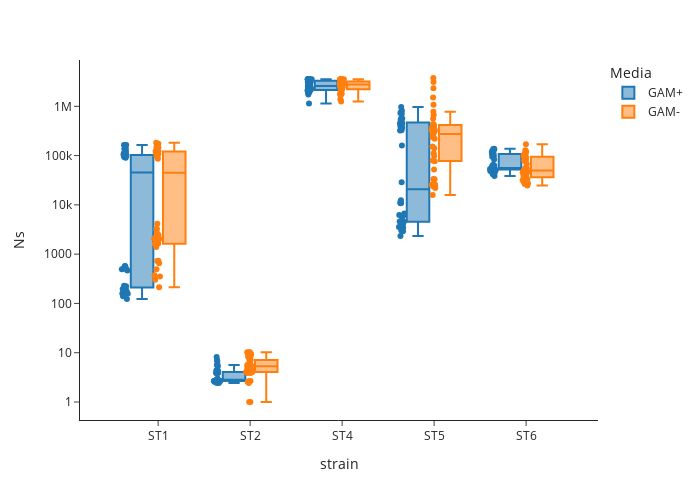

Notebook source saved alongside this figure:
### Markdown cell above
## GAM media

### Code cell
df_merge = df_merge.sort_values(['strain', 'CmR'],ascending=True)
df_plot = df_merge.loc[(df_merge['Inoculation']=='barcodes')|(df_merge['Inoculation_2']=='barcodes')]
fig = px.box(df_plot,
                x = 'strain', 
                y = 'Ns',
                color = 'Media',
                points = 'all',
                log_y=True,
                template = 'simple_white',
                hover_data=['sample_id'],width = 700,
                height = 500,
                )
fig.show()

def compare_groups_ttest(df, grouping_col, response_col):
    """
    Two-sample t-test for comparing two groups
    """
    groups = df[grouping_col].unique()
    
    if len(groups) == 2:
        group1 = df[df[grouping_col] == groups[0]][response_col].dropna()
        group2 = df[df[grouping_col] == groups[1]][response_col].dropna()
        
        # Perform t-test
        statistic, p_value = stats.ttest_ind(group1, group2)
        
        return {
            'comparison': f'{groups[0]} vs {groups[1]}',
            'statistic': statistic,
            'p_value': p_value,
            'significant': p_value < 0.05
        }
    elif len(groups) > 2:
        # Use ANOVA for >2 groups
        group_data = [df[df[grouping_col] == g][response_col].dropna() for g in groups]
        statistic, p_value = stats.f_oneway(*group_data)
        
        return {
            'comparison': f'{grouping_col} (ANOVA)',
            'statistic': statistic,
            'p_value': p_value,
            'significant': p_value < 0.05
        }

# Example usage:
for strain in df_plot['strain'].unique():
    df_plot = df_plot.sort_values(['CmR'])
    print(strain)
    result = compare_groups_ttest(df_plot[df_plot['strain']==strain], 'Media', 'Ns')
    
    for  entry in result.keys():
        print(entry + ": " + str(result[entry]))

### Figure 1 — Plotly figure (JSON) as saved in the notebook; plotly's stock layout.template omitted (floating-point values rounded to 4 significant figures; data arrays with more than 128 entries replaced by an {"elided": "..."} marker saying what was removed)
{"data": [{"alignmentgroup": "True", "boxpoints": "all", "customdata": {"elided": "200x1 str values"}, "hovertemplate": "Media=GAM+<br>strain=%{x}<br>Ns=%{y}<br>sample_id=%{customdata[0]}<extra></extra>", "legendgroup": "GAM+", "marker": {"color": "#1F77B4"}, "name": "GAM+", "notched": false, "offsetgroup": "GAM+", "orientation": "v", "showlegend": true, "type": "box", "x": {"elided": "200 str values"}, "x0": " ", "xaxis": "x", "y": {"elided": "200 float values"}, "y0": " ", "yaxis": "y"}, {"alignmentgroup": "True", "boxpoints": "all", "customdata": {"elided": "200x1 str values"}, "hovertemplate": "Media=GAM-<br>strain=%{x}<br>Ns=%{y}<br>sample_id=%{customdata[0]}<extra></extra>", "legendgroup": "GAM-", "marker": {"color": "#FF7F0E"}, "name": "GAM-", "notched": false, "offsetgroup": "GAM-", "orientation": "v", "showlegend": true, "type": "box", "x": {"elided": "200 str values"}, "x0": " ", "xaxis": "x", "y": {"elided": "200 float values"}, "y0": " ", "yaxis": "y"}], "layout": {"boxmode": "group", "height": 500, "legend": {"title": {"text": "Media"}, "tracegroupgap": 0}, "margin": {"t": 60}, "width": 700, "xaxis": {"anchor": "y", "domain": [0, 1], "title": {"text": "strain"}}, "yaxis": {"anchor": "x", "domain": [0, 1], "title": {"text": "Ns"}, "type": "log"}}}
